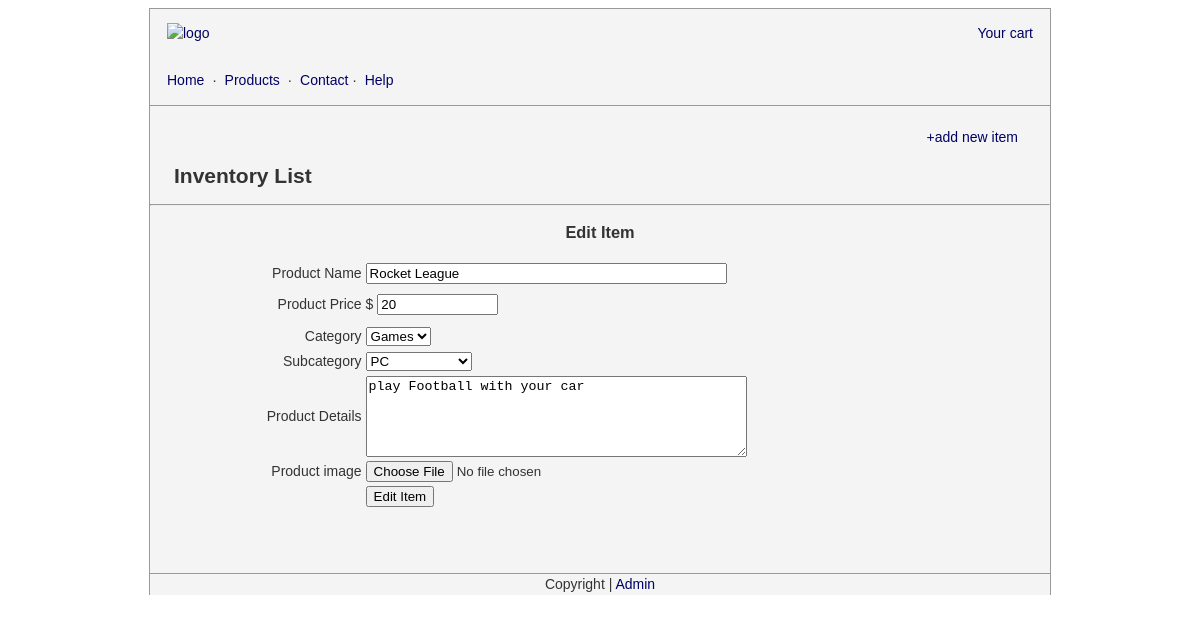
Screenshot of /storeadmin/inventory_edit.php?pid=5 (signed in) with the database file from the repository.
### tables this page shows
CREATE TABLE IF NOT EXISTS `products` (
  `id` int(11) NOT NULL AUTO_INCREMENT,
  `product_name` varchar(255) NOT NULL,
  `price` varchar(16) NOT NULL,
  `details` text NOT NULL,
  `category` varchar(16) NOT NULL,
  `subcategory` varchar(16) NOT NULL,
  `date_added` date NOT NULL,
  PRIMARY KEY (`id`),
  UNIQUE KEY `product_name` (`product_name`)
);

### storeadmin/inventory_edit.php (the view, shortened to what this page needs)
<?php
include("../storescriptes/connect_to_mysql.php");
?>
<?php
if(isset($_GET['pid'])){
	$targetID = $_GET['pid'];
	$sql = mysqli_query($connection,"SELECT * FROM `products` WHERE id = '$targetID'");
	$productCount = mysqli_num_rows($sql);
	if($productCount > 0){
		while($row = mysqli_fetch_array($sql)){
			$product_name = $row ["product_name"];
			$price = $row["price"];
			$category = $row["category"];
			$subcategory = $row["subcategory"];
			$details = $row["details"];
		}
}else{
	echo 'Sorry it does not exist';
	exit();
}
}
?>
<!DOCTYPE html PUBLIC "-//W3C//DTD XHTML 1.0 Transitional//EN" "http://www.w3.org/TR/xhtml1/DTD/xhtml1-transitional.dtd">
<html xmlns="http://www.w3.org/1999/xhtml">
<head>
<link rel="stylesheet" href="../style/style.css" type="text/css" media="screen" />
</head>
<body>
<div align="center" id="mainWrapper">
  <?php include_once("../template_header.php");?>
  <div id="pageContent"><br />
    <div align="right" style="margin-right:32px"><a href="inventory_list.php#inventoryForm">+add new item</a></div>
<div align="left" style="margin-left:24px;">
      <h2>Inventory List</h2>
</div>
    <hr />
    <h3>Edit Item</h3>
    <form action="inventory_edit.php" enctype="multipart/form-data" name="AddItem" id="AddItem" method="post">
    <table width="794" border="0">
      <tr>
        <td width="20%" align="right">Product Name</td>
        <td width="80%"><label>
          <input type="text" name="product_name" id="product_name" size="42" value="<?php echo $product_name; ?>"/>
        </label></td>
      </tr>
      <tr>
        <td height="34" align="right">Product Price </td>
        <td>$
          <label>
            <input type="text" name="product_price" id="product_price" size="12px" value="<?php echo $price; ?>"/>
          </label></td>
      </tr>
      <tr>
        <td align="right">Category</td>
        <td><label>
          <select name="category" id="category" value="<?php echo $category; ?>">
          <option value="Games"> Games </option>
          </select>
        </label></td>
      </tr>
      <tr>
        <td align="right">Subcategory</td>
        <td><label>
          <select name="subcategory" id="subcategory">
          <option value="<?php echo $subcategory; ?>"><?php echo $subcategory; ?></option>
          </select>
        </label></td>
      </tr>
      <tr>
        <td align="right">Product Details</td>
        <td><label>
          <textarea name="product_details" id="product_details" cols="45" rows="5"><?php echo $details; ?></textarea>
        </label></td>
      </tr>
      <tr>
        <td align="right">Product image</td>
        <td><label>
          <input type="file" name="fileField" id="fileField" />
        </label></td>
      </tr>
      <tr>
        <td>&nbsp;</td>
        <td><input type="submit" name="button" id="button" value="Edit Item" /></td>
      </tr>
      </table>
    </form>
<br />
      <br />
      <br />
  </div>
  <?php include_once("../template_footer.php"); ?>
</div>
</body>
</html>

### style/style.css (style rules this page uses)
a:link { color: #006; text-decoration: none; }
body,td,th { font-family: Arial, Helvetica, sans-serif; font-size:14px; color:#333; line-height:1.5em; }
a { font-size: 14px; }
#pageContent { border:#999 1px solid; border-bottom:none; background-color:#f4f4f4; width:900px; }

### rows the page displays
products: product_name "Rocket League", product_price "20", category "Games", subcategory "PC", product_details "play Football with your car"
